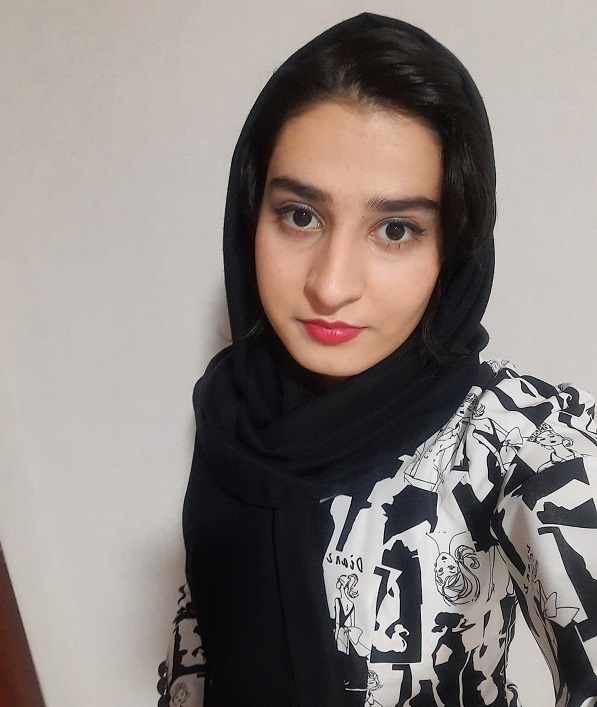
#> input picture fateme.jpg, 597 x 707 px
$ python filters.py
#> lines starting #> are read from the running program, lines starting #| are printed output that depends on the picture
import cv2
import numpy as np
org=cv2.imread('fateme.jpg',cv2.IMREAD_GRAYSCALE)
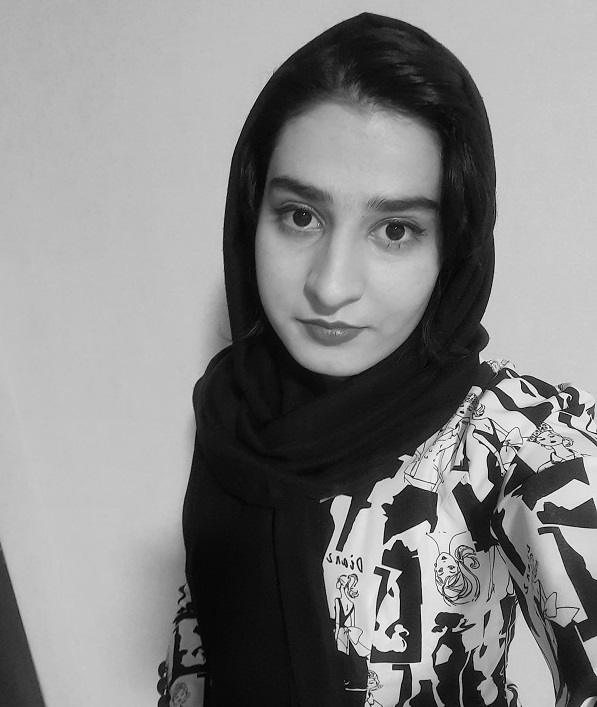
#> org: shape (707, 597); min 0, max 255, mean 133

def filter(img,size,value):
    # img=cv2.resize(img,(size*100,size*100))
    row,col=img.shape
    res=np.zeros((row,col),dtype='uint8')
    mask = np.ones((size,size),dtype='uint8')*value
    m=size//2
    n=m+1
    for i in range(m, row - m):
        for j in range(m, col - m):
            small_image = img[i - m:i + n, j - m:j + n]
            besco = np.multiply(small_image, mask)
            out = np.sum(besco)
            res[i, j] = out
    return res


# [4 lines of commented-out code are left out]
